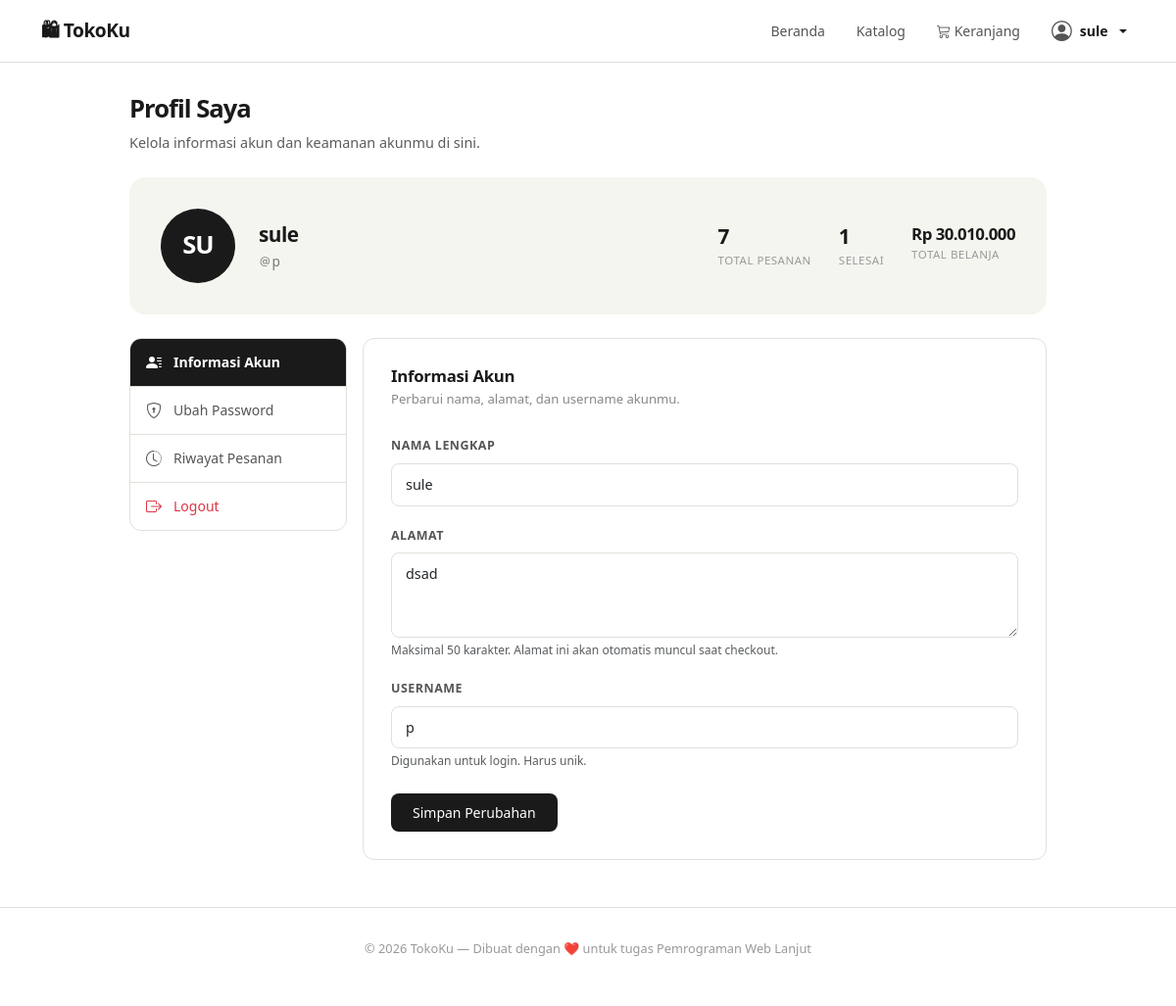
Page /user/profil.php (signed in) on the committed database.
### tables this page shows
CREATE TABLE `user` (
  `id_user` int(11) NOT NULL,
  `nama` varchar(25) NOT NULL,
  `alamat` varchar(50) NOT NULL,
  `username` varchar(25) NOT NULL,
  `password` varchar(255) NOT NULL
);

### includes/functions.php (called while the page is built, shortened)
<?php
function formatRupiah($angka) {
    return 'Rp ' . number_format($angka, 0, ',', '.');
}

### user/profil.php (the view, shortened to what this page needs)
<?php
require_once '../includes/db.php';
require_once '../includes/functions.php';
$stmtUser = $pdo->prepare("SELECT * FROM user WHERE id_user = ?");
$stmtUser->execute([$_SESSION['user_id']]);
$currentUser = $stmtUser->fetch();
$tab = $_GET['tab'] ?? 'info';
$namaUser = $currentUser['nama'];
$stmtStat = $pdo->prepare("SELECT COUNT(*) AS total_pesanan,
                                   COALESCE(SUM(CASE WHEN status != 'Dibatalkan' THEN total_bayar ELSE 0 END), 0) AS total_belanja
                            FROM orders WHERE id_user = ?");
$stmtStat->execute([$currentUser['id_user']]);
$stat = $stmtStat->fetch();
$stmtSelesai = $pdo->prepare("SELECT COUNT(*) FROM orders WHERE id_user = ? AND status = 'Selesai'");
$stmtSelesai->execute([$currentUser['id_user']]);
$totalSelesai = $stmtSelesai->fetchColumn();
$parts = preg_split('/\s+/', trim($namaUser));
$initials = strtoupper(substr($parts[0], 0, 1) . (isset($parts[1]) ? substr($parts[1], 0, 1) : substr($parts[0], 1, 1)));
?>
<!DOCTYPE html>
<html lang="id">
<head>
    <link href="https://cdn.jsdelivr.net/npm/bootstrap@5.3.0/dist/css/bootstrap.min.css" rel="stylesheet">
    <link href="https://cdn.jsdelivr.net/npm/bootstrap-icons@1.11.0/font/bootstrap-icons.css" rel="stylesheet">
</head>
<body>
<?php $base = '../'; $activeNav = 'profil'; include '../includes/navbar.php'; ?>
<div class="container" style="max-width:960px">
    <div class="page-header">
        <h1>Profil Saya</h1>
        <p class="text-muted mb-0" style="font-size:.9rem">Kelola informasi akun dan keamanan akunmu di sini.</p>
    </div>
    <div class="profile-banner">
        <div class="avatar-circle"><?= htmlspecialchars($initials) ?></div>
        <div>
            <div class="profile-name"><?= htmlspecialchars($namaUser) ?></div>
            <div class="profile-username"><i class="bi bi-at"></i><?= htmlspecialchars($currentUser['username']) ?></div>
        </div>
        <div class="profile-stats">
            <div>
                <div class="profile-stat-val"><?= (int) $stat['total_pesanan'] ?></div>
                <div class="profile-stat-label">Total Pesanan</div>
            </div>
            <div>
                <div class="profile-stat-val"><?= (int) $totalSelesai ?></div>
                <div class="profile-stat-label">Selesai</div>
            </div>
            <div>
                <div class="profile-stat-val" style="font-size:1.05rem"><?= formatRupiah($stat['total_belanja']) ?></div>
                <div class="profile-stat-label">Total Belanja</div>
            </div>
        </div>
    </div>
    <div class="row g-3 mb-5">
        <div class="col-md-3">
            <div class="settings-nav">
                <a href="?tab=info" class="<?= $tab === 'info' ? 'active' : '' ?>">
                    <i class="bi bi-person-lines-fill"></i> Informasi Akun
                </a>
                <a href="?tab=password" class="<?= $tab === 'password' ? 'active' : '' ?>">
                    <i class="bi bi-shield-lock"></i> Ubah Password
                </a>
                <a href="riwayat_pesanan.php">
                    <i class="bi bi-clock-history"></i> Riwayat Pesanan
                </a>
                <a href="logoutUser.php" class="text-danger">
                    <i class="bi bi-box-arrow-right"></i> Logout
                </a>
            </div>
        </div>
        <div class="col-md-9">
            <?php if ($tab === 'info'): ?>
                <div class="card-box">
                    <h5>Informasi Akun</h5>
                    <p class="subtitle">Perbarui nama, alamat, dan username akunmu.</p>
                    <form method="POST">
                        <div class="mb-3">
                            <label class="form-label">Nama Lengkap</label>
                            <input type="text" name="nama" class="form-control" maxlength="25" value="<?= htmlspecialchars($currentUser['nama']) ?>" required>
                        </div>
                        <div class="mb-3">
                            <label class="form-label">Alamat</label>
                            <textarea name="alamat" class="form-control" rows="3" maxlength="50" required><?= htmlspecialchars($currentUser['alamat']) ?></textarea>
                            <div class="form-text" style="font-size:.75rem">Maksimal 50 karakter. Alamat ini akan otomatis muncul saat checkout.</div>
                        </div>
                        <div class="mb-4">
                            <label class="form-label">Username</label>
                            <input type="text" name="username" class="form-control" maxlength="25" value="<?= htmlspecialchars($currentUser['username']) ?>" required>
                            <div class="form-text" style="font-size:.75rem">Digunakan untuk login. Harus unik.</div>
                        </div>
                        <button type="submit" name="update_profile" class="btn-save">Simpan Perubahan</button>
                    </form>
                </div>
            <?php endif; ?>
        </div>
    </div>
</div>
<?php include '../footer.php'; ?>
</body>
</html>

### user/profil.php (style rules this page uses)
:root { --primary: #1a1a1a; --accent: #e8ff00; --soft: #f5f5f0; --border: #e0e0da; }
body { font-family: 'Segoe UI', sans-serif; background: #fff; color: var(--primary); }
.page-header { padding: 2rem 0 0; }
.page-header h1 { font-size: 1.6rem; font-weight: 800; letter-spacing: -1px; }
.profile-banner { background: var(--soft); border-radius: 16px; padding: 2rem; margin: 1.5rem 0; display: flex; align-items: center; gap: 1.5rem; flex-wrap: wrap; }
.avatar-circle { width: 76px; height: 76px; border-radius: 50%; background: var(--primary); color: #fff; display: flex; align-items: center; justify-content: center; font-size: 1.6rem; font-weight: 700; letter-spacing: -1px; flex-shrink: 0; }
.profile-name { font-size: 1.3rem; font-weight: 800; letter-spacing: -.5px; margin-bottom: 2px; }
.profile-username { color: #777; font-size: .85rem; }
.profile-stats { display: flex; gap: 1.75rem; margin-left: auto; flex-wrap: wrap; }
.profile-stat-val { font-size: 1.3rem; font-weight: 800; letter-spacing: -.5px; }
.profile-stat-label { font-size: .72rem; color: #999; text-transform: uppercase; letter-spacing: .5px; }
.settings-nav { border: 1px solid var(--border); border-radius: 12px; overflow: hidden; }
.settings-nav a { display: flex; align-items: center; gap: 10px; padding: 12px 16px; font-size: .875rem; color: #555; text-decoration: none; border-bottom: 1px solid var(--border); }
.settings-nav a:last-child { border-bottom: none; }
.settings-nav a i { width: 18px; font-size: 1rem; }
.settings-nav a.active { background: var(--primary); color: #fff; font-weight: 600; }
.card-box { background: #fff; border: 1px solid var(--border); border-radius: 12px; padding: 1.75rem; }
.card-box h5 { font-size: 1.05rem; font-weight: 700; letter-spacing: -.3px; margin-bottom: 4px; }
.card-box .subtitle { color: #888; font-size: .82rem; margin-bottom: 1.5rem; }
.form-label { font-size: .78rem; font-weight: 600; color: #555; text-transform: uppercase; letter-spacing: .5px; }
.form-control { border: 1px solid var(--border); border-radius: 8px; font-size: .9rem; padding: 10px 14px; }
.btn-save { background: var(--primary); color: #fff; border: none; border-radius: 8px; padding: 9px 22px; font-size: .875rem; }

### rows in the picture
user: nama "SU", username "p", nama "sule", alamat "dsad"

### other values in the picture
$namaUser "sule"
$stat['total_pesanan'] "7"
$totalSelesai "1"
formatRupiah($stat['total_belanja']) "Rp 30.010.000"
